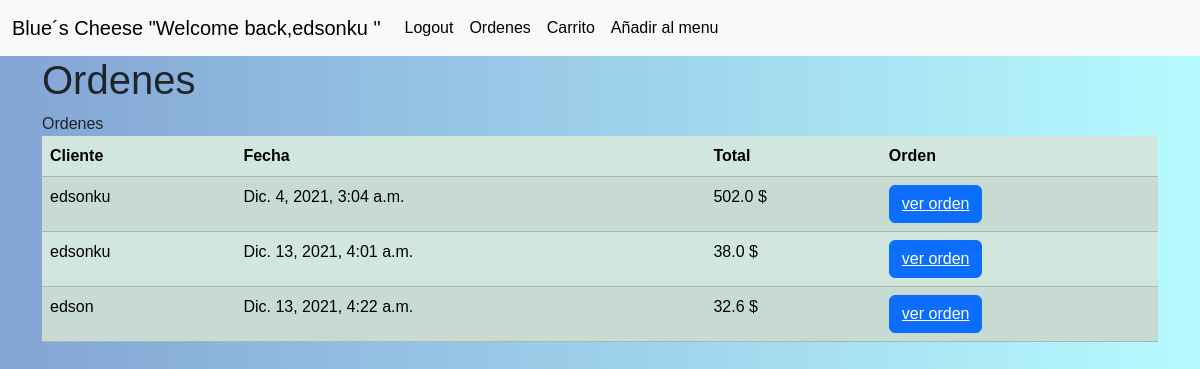
Page /ordenes/ (signed in) on the earlier database version.
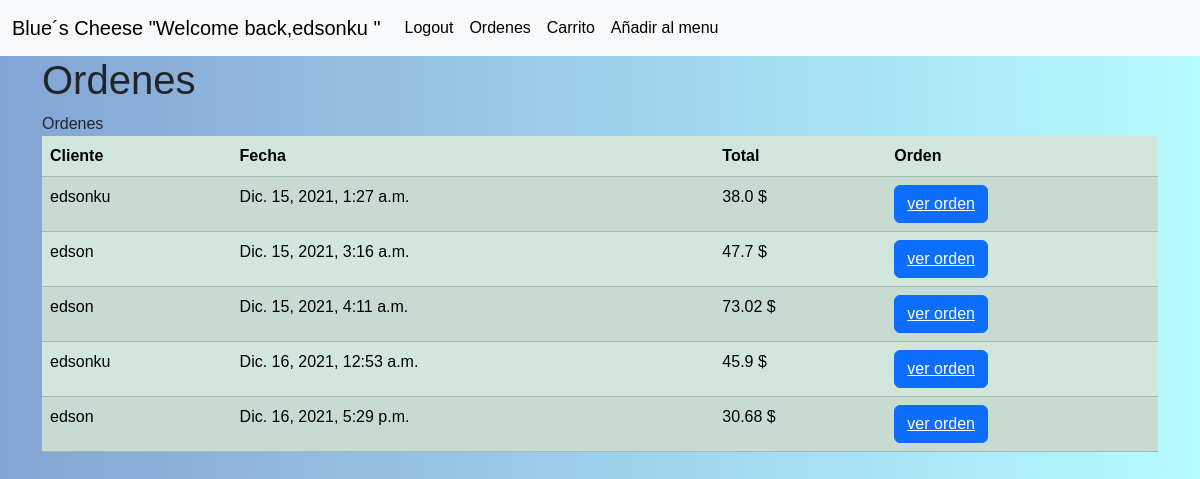
Same page on the later database version.
### orders/models.py (models this page shows, shortened)
class Ordenes(models.Model):
    status=((0,"cancelado"),(1,"pendiente"),(2,"realizado"))
    cliente=models.ForeignKey(settings.AUTH_USER_MODEL, verbose_name="cliente", on_delete=models.CASCADE,related_name="orders")
    fecha=models.DateTimeField(verbose_name="tiempo",auto_now_add=True)
    estado=models.IntegerField(choices=status, default=1)
    total=models.FloatField(default=0.0)

### orders/views.py (the view)
# urls.py: path("ordenes/", views.ordenes, name="ordenes"),
def ordenes(request):
    state=1
    if request.method=="POST":
        state=1
        state=request.POST.get("estado")
        if state == "0":
            estado=getorder(request.user)
            estado.estado=0
            estado.save()
        if state== "2":
            estado=getorder(request.user)
            estado.estado=2
            estado.save()
    else:
        state=1
    context = {
            "ordenes":Ordenes.objects.filter(estado=2),
            "car":georder(request.user),
    }
    return render(request,'orders/ordenes.html',context)

### orders/views.py (called while the page is built)
def georder(user):
    ordern=Ordenes.objects.filter(estado=2).first()
    if not ordern:
       ordern=Ordenes.objects.create(cliente=user)
    return ordern

### orders/templates/orders/ordenes.html (shortened to what this page needs)
{% extends 'base.html' %}
{% block main %}
<h1>Ordenes</h1>
{% block title  %}
Ordenes
{% endblock %}
{% if user.is_authenticated %}
<table class="table table-success table-striped">
    <thead>
        <th>Cliente</th>
        <th>Fecha</th>
        <th>Total</th>
        <th>Orden</th>
    </thead>
    <tbody>
        {% for x in ordenes %}
        <tr>
            <td>{{x.cliente}}</td>
            <td>{{x.fecha}}</td>
            <td>{{x.total}} $
            </td>
            <td><button type="button" class="btn btn-primary"><a href="{% url 'detalleorden' x.pk %}" style="color: white;">ver orden</a> </button>
                 </td>
        </tr>
        {%endfor%}
    </tbody>
</table>
{% endif %}
{% endblock %}

### templates/base.html (shortened to what this page needs)
{% load bootstrap5 %}
<!DOCTYPE html>
<html lang="en">
<head>
  {% bootstrap_css %}
  {% load static %}
  <link rel="stylesheet" href="{% static 'style.css' %}">
</head>
<body>
  <nav class="navbar navbar-expand-lg navbar-light bg-light " >
    <div class="container-fluid">
      <a class="navbar-brand" href="/">Blue´s Cheese
        {% if user.is_authenticated %}
        "Welcome back,{{ user.username }} "
        {% endif %}</a>
      <div class="collapse navbar-collapse" id="navbarNavAltMarkup">
        <div class="navbar-nav">
          {% if user.is_authenticated %}
          <a class="nav-link active" aria-current="page" href="{% url 'logout' %}">Logout</a>
          <a class="nav-link active" aria-current="page" href="{% url 'ordenes' %}">Ordenes</a>
          <a class="nav-link active" aria-current="page" href="{% url 'car' %}">Carrito</a>
          <a class="nav-link active" aria-current="page" href="{% url 'addmenu' %}">Añadir al menu</a>
          {%else%}
          <a class="nav-link" href="{% url 'login' %}">Login</a>
          <a class="nav-link" href="{% url 'register' %}">Register</a>
          {% endif %}
        </div>
      </div>
    </div>
  </nav>
  <div class="container">
    {% block main %}
    {% endblock main %}
  </div>
</body>
</html>

### static/style.css (style rules this page uses)
* { box-sizing: border-box; }
body { font-family: "Raleway", sans-serif; background-image: linear-gradient(to right, #83a4d4,#b6fbff); }

Differences in the rows shown:
removed Ordenes: cliente "edsonku", fecha "Dic. 4, 2021, 3:04 a.m.", total "502.0"
removed Ordenes: cliente "edsonku", fecha "Dic. 13, 2021, 4:01 a.m.", total "38.0"
removed Ordenes: cliente "edson", fecha "Dic. 13, 2021, 4:22 a.m.", total "32.6"
added Ordenes: cliente "edsonku", fecha "Dic. 15, 2021, 1:27 a.m.", total "38.0"
added Ordenes: cliente "edson", fecha "Dic. 15, 2021, 3:16 a.m.", total "47.7"
added Ordenes: cliente "edson", fecha "Dic. 15, 2021, 4:11 a.m.", total "73.02"
added Ordenes: cliente "edsonku", fecha "Dic. 16, 2021, 12:53 a.m.", total "45.9"
added Ordenes: cliente "edson", fecha "Dic. 16, 2021, 5:29 p.m.", total "30.68"
